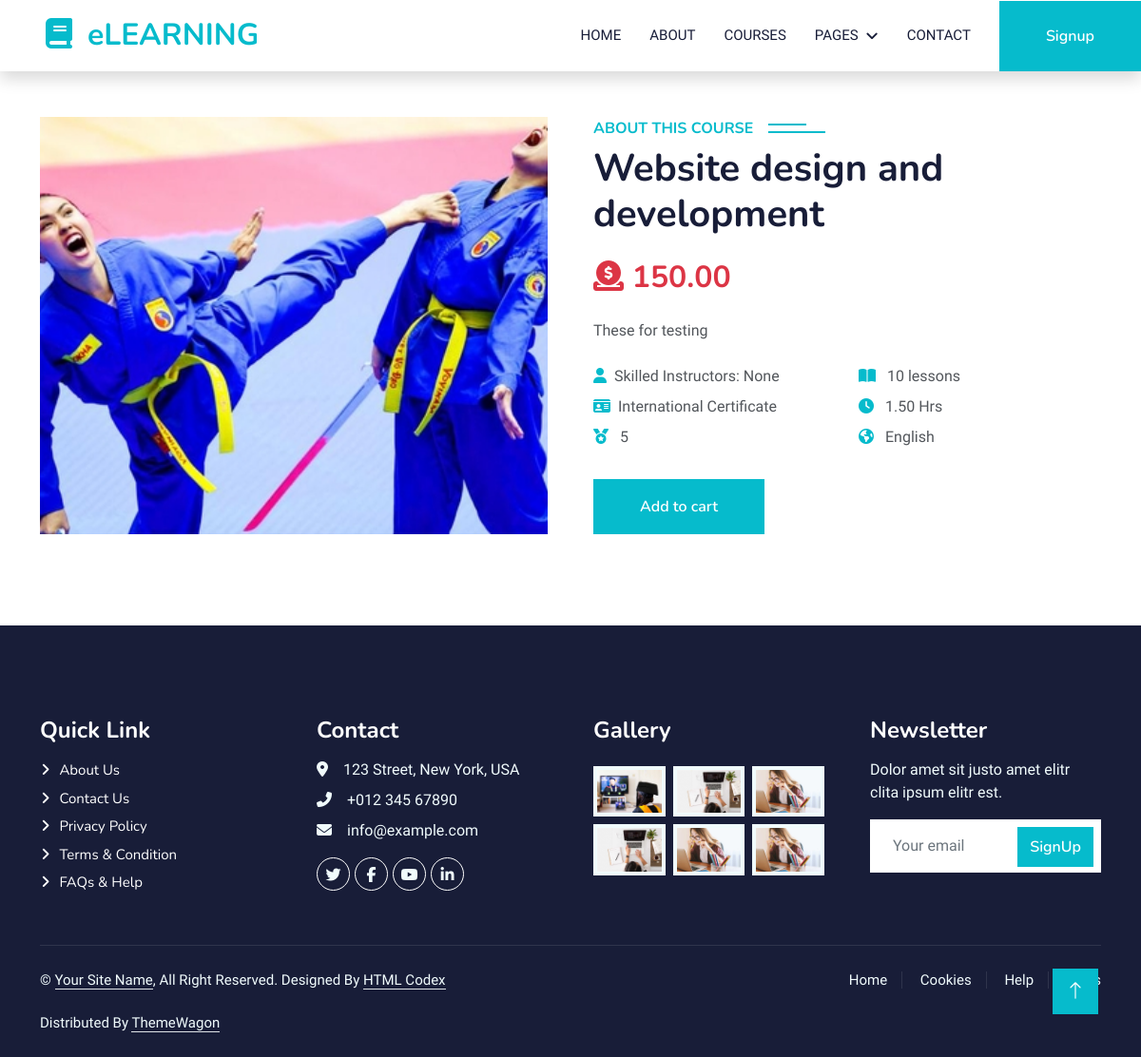
/course/website-design-and-development, run on the app's committed database.
### course/models.py (models this page shows, shortened)
class Course(models.Model):
    title = models.CharField(max_length=255)
    description = models.TextField()
    price = models.DecimalField(max_digits=6, decimal_places=2,
                                validators=[MinValueValidator(1)])
    instructor = models.ForeignKey(
        Instructor, on_delete=models.CASCADE, blank=True, null=True)
    language = models.CharField(max_length=50, default='English')
    category = models.ForeignKey(
        Category, on_delete=models.PROTECT, blank=True, null=True)
    COURSE_STATUS_AVAILABLE = 'A'
    COURSE_STATUS_UNAVAILABLE = 'UA'
    COURSE_STATUS_CHOICES = [
        (COURSE_STATUS_AVAILABLE, 'Available'),
        (COURSE_STATUS_UNAVAILABLE, 'Unavailable')
    ]
    lesson_number = models.PositiveBigIntegerField(null=True,
                                                   validators=[MinValueValidator(0)], blank=True)
    course_status = models.CharField(
        max_length=2, choices=COURSE_STATUS_CHOICES, default=COURSE_STATUS_AVAILABLE)
    rated = models.PositiveSmallIntegerField(null=True,
                                             validators=[MinValueValidator(0), MaxValueValidator(5)], blank=True)
    duration = models.DecimalField(max_digits=6, decimal_places=2,
                                   validators=[MinValueValidator(0)], blank=True, null=True)
    image = ResizedImageField(size=[500, 300], crop=['middle', 'center'],  upload_to="course/course_image/", null=True, blank=True, quality=100
                              )
    slug = models.SlugField(max_length=200, unique=True,
                            null=True, blank=True)

### course/views.py (the view)
# urls.py: path('<slug:course_slug>', views.course_detail, name='course_detail'),
def course_detail(request, course_slug=None):
    single_course = Course.objects.get(slug=course_slug)
    context = {
        'single_course': single_course,
    }
    return render(request, 'course/course_detail.html', context=context)

### templates/course/course_detail.html
{% extends 'base.html' %} {% load static %} {% block content %}
<div class="container-xxl py-5">
  <div class="container">
    <div class="row g-5">
      <div
        class="col-lg-6 wow fadeInUp"
        data-wow-delay="0.1s"
        style="min-height: 400px"
      >
        <div class="position-relative h-100">
          <img
            class="img-fluid position-absolute w-100 h-100"
            src="{{single_course.image.url}}"
            alt=""
            style="object-fit: cover"
          />
        </div>
      </div>
      <div class="col-lg-6 wow fadeInUp" data-wow-delay="0.3s">
        <h6 class="section-title bg-white text-start text-primary pe-3">
          About This Course
        </h6>
        <h1 class="mb-4">{{single_course.title}}</h1>
        <h2 class="d-inline-block mb-4 text-danger">
          <i class="fa-solid fa-circle-dollar-to-slot"></i>
          {{single_course.price}}
        </h2>
        <p class="mb-4">{{single_course.description}}</p>
        <div class="row gy-2 gx-4 mb-4">
          <div class="col-sm-6">
            <p class="mb-0">
              <i class="fa fa-user text-primary me-2"></i>Skilled Instructors:
              {{single_course.instructor}}
            </p>
          </div>
          <div class="col-sm-6">
            <p class="mb-0">
              <i class="fa fa-book-open text-primary me-2"></i>
              {{single_course.lesson_number}} lessons
            </p>
          </div>
          <div class="col-sm-6">
            <p class="mb-0">
              <i class="fa fa-id-card text-primary me-2"></i>International
              Certificate
            </p>
          </div>
          <div class="col-sm-6">
            <p class="mb-0">
              <i class="fa fa-clock text-primary me-2"></i>
              {{single_course.duration}} Hrs
            </p>
          </div>
          <div class="col-sm-6">
            <p class="mb-0">
              <i class="fa fa-medal text-primary me-2"></i>
              {{single_course.rated}}
            </p>
          </div>
          <div class="col-sm-6">
            <p class="mb-0">
              <i class="fa fa-globe text-primary me-2"></i>
              {{single_course.language}}
            </p>
          </div>
        </div>
        <a class="btn btn-primary py-3 px-5 mt-2" href="">Add to cart</a>
      </div>
    </div>
  </div>
</div>
{% endblock content %}

### static/general/css/style.css (style rules this page uses)
:root { --primary: #06BBCC; --light: #F0FBFC; --dark: #181d38; }
a { color: white; }
.btn { font-family: 'Nunito', sans-serif; font-weight: 600; transition: .5s; }
.btn.btn-primary, .btn.btn-secondary { color: #FFFFFF; }
.section-title { position: relative; display: inline-block; text-transform: uppercase; }
.section-title::before { position: absolute; content: ""; width: calc(100% + 80px); height: 2px; top: 4px; left: -40px; background: var(--primary); z-index: -1; }
.section-title::after { position: absolute; content: ""; width: calc(100% + 120px); height: 2px; bottom: 5px; left: -60px; background: var(--primary); z-index: -1; }
.section-title.text-start::before { width: calc(100% + 40px); left: 0; }
.section-title.text-start::after { width: calc(100% + 60px); left: 0; }

### data on the page
Course: image (picture), title "Website design and development", price "150.00", description "These for testing", instructor "None", lesson_number "10", duration "1.50", rated "5", language "English"
